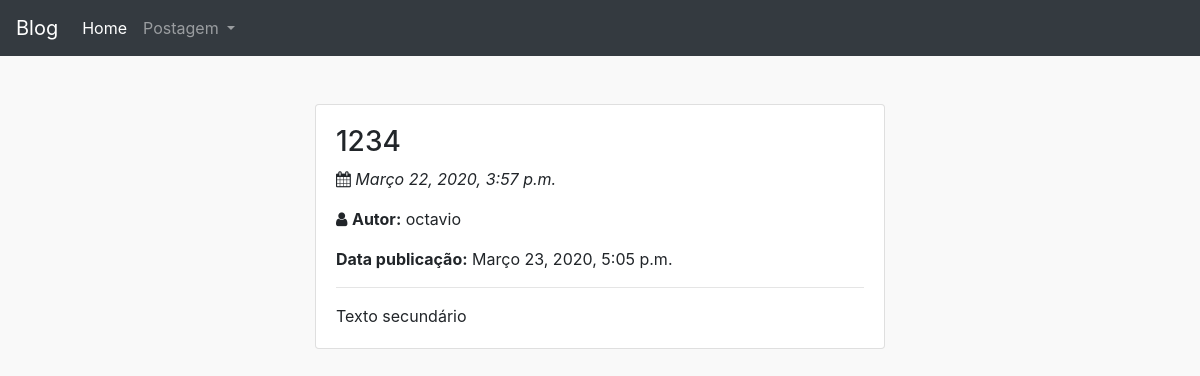
The app's page /post/2/ with its own data.
### blog/models.py (models this page shows, shortened)
class Postagem(models.Model):
	titulo = models.CharField(max_length=200)
	texto = models.TextField()
	autor = models.ForeignKey(settings.AUTH_USER_MODEL, on_delete=models.CASCADE)
	data_criacao = models.DateTimeField(default=timezone.now)
	data_publicacao = models.DateTimeField(blank=True, null=True)

### blog/views.py (the view)
# urls.py: path('post/<int:pk>/', views.detalhe_post, name="detalhe_post"),
def detalhe_post(request, pk):
	postagem = Postagem.objects.get(pk=pk)
	return render(request, 'detalhe_postagem.html', {'postagem':postagem})

### blog/templates/detalhe_postagem.html
{% extends 'base.html'%}
{% block content %}
<div class="container-fluid">
	<div class="row">
	<div class="col-3">
	</div>
	<div class="col-6">
		<div class="card mt-5">
		  <div class="card-body">
		  	<h3>{{ postagem.titulo }}</h3>
		  	<p><i class="fa fa-calendar"></i> <i>{{postagem.data_criacao}}</i></p>
		  	<p><i class="fa fa-user"></i> <b>Autor:</b> {{postagem.autor.username}}</p>
		  	{% if postagem.data_publicacao %}
		  		<p><b>Data publicação:</b> {{postagem.data_publicacao}}</p>
		  	{% endif %}
		  	<hr>
		    <p class="card-text">{{ postagem.texto|linebreaksbr }}</p>
		  </div>
		</div>
	</div>
	<div class="col-3">
	</div>
	</div>
</div>
{% endblock %}

### records on screen
Postagem: titulo "1234", data_criacao "Março 22, 2020, 3:57 p.m.", autor.username "octavio", data_publicacao "Março 23, 2020, 5:05 p.m.", texto "Texto secundário"
